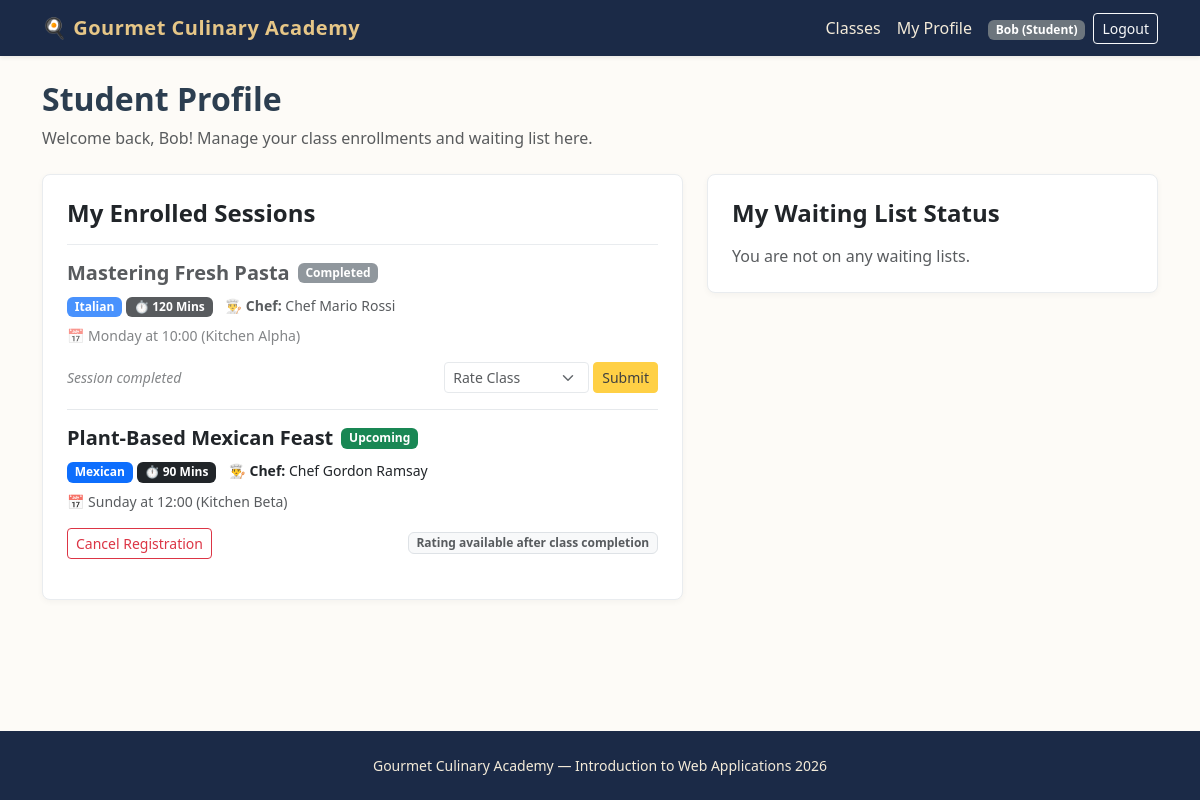
Page /student/profile (signed in) on the committed database.
### tables this page shows
CREATE TABLE users (
    id INTEGER PRIMARY KEY AUTOINCREMENT,
    email TEXT UNIQUE NOT NULL,
    first_name TEXT NOT NULL,
    last_name TEXT NOT NULL,
    password TEXT NOT NULL,
    role TEXT NOT NULL CHECK(role IN ('Manager', 'Student'))
);

CREATE TABLE enrollments (
    id INTEGER PRIMARY KEY AUTOINCREMENT,
    student_id INTEGER NOT NULL,
    session_id INTEGER NOT NULL,
    FOREIGN KEY (student_id) REFERENCES users(id) ON DELETE CASCADE,
    FOREIGN KEY (session_id) REFERENCES class_sessions(id) ON DELETE CASCADE,
    UNIQUE(student_id, session_id)
);

CREATE TABLE cooking_classes (
    id INTEGER PRIMARY KEY AUTOINCREMENT,
    manager_id INTEGER NOT NULL,
    title TEXT NOT NULL UNIQUE,
    cuisine TEXT NOT NULL,
    difficulty TEXT NOT NULL CHECK(difficulty IN ('Beginner', 'Intermediate', 'Advanced')),
    duration INTEGER NOT NULL,
    dietary_category TEXT NOT NULL CHECK(dietary_category IN ('Standard', 'Vegetarian', 'Vegan', 'Gluten-free')),
    chef_name TEXT NOT NULL,
    ingredients TEXT NOT NULL, -- Virgülle ayrılmış en az 4 malzeme
    description TEXT NOT NULL,
    photo_1 TEXT NOT NULL,
    photo_2 TEXT NOT NULL,
    photo_3 TEXT NOT NULL,
    FOREIGN KEY (manager_id) REFERENCES users(id) ON DELETE CASCADE
);

CREATE TABLE class_sessions (
    id INTEGER PRIMARY KEY AUTOINCREMENT,
    class_id INTEGER NOT NULL,
    day_of_week TEXT NOT NULL CHECK(day_of_week IN ('Monday', 'Tuesday', 'Wednesday', 'Thursday', 'Friday', 'Saturday', 'Sunday')),
    start_time TEXT NOT NULL, -- HH:MM formatında
    kitchen_name TEXT NOT NULL,
    max_capacity INTEGER NOT NULL DEFAULT 10,
    FOREIGN KEY (class_id) REFERENCES cooking_classes(id) ON DELETE CASCADE
);

### routes/student_routes.py (the view)
@student_bp.route("/profile")
@login_required
def profile():
    raw_enrollments = get_student_enrollments(current_user.id)
    waiting_sessions = get_student_waiting_list(current_user.id)
    processed_enrollments = []
    print("\n--- DEBUG START ---")
    sim_now = get_current_simulated_datetime()
    print(f"1. SIMULE ZAMAN: {sim_now} (Day Index: {sim_now.isoweekday()})")
    for item in raw_enrollments:
        enroll_data = dict(item)
        day = enroll_data.get("day_of_week")
        time_str = enroll_data.get("start_time")
        is_past_val = is_session_past(day, time_str)
        enroll_data["is_past"] = is_past_val
        enroll_data["can_cancel"] = can_cancel_enrollment(day, time_str)
        print(
            f"2. DERS: {enroll_data.get('class_title')} | "
            f"Gun: '{day}' | Saat: '{time_str}' | "
            f"is_past sonucu: {is_past_val}"
        )
        processed_enrollments.append(enroll_data)
    print("--- DEBUG END ---\n")
    return render_template(
        "student/profile.html",
        enrollments=processed_enrollments,
        waiting_sessions=waiting_sessions,
    )

### app.py (called while the page is built)
@app.after_request
def add_header(response):
    response.headers["Cache-Control"] = (
        "no-store, no-cache, must-revalidate, post-check=0, pre-check=0, max-age=0"
    )
    response.headers["Pragma"] = "no-cache"
    response.headers["Expires"] = "-1"
    return response

@login_manager.user_loader
def load_user(user_id):
    row = get_user_by_id(user_id)
    if row:
        return User(
            user_id=row["id"],
            email=row["email"],
            first_name=row["first_name"],
            last_name=row["last_name"],
            role=row["role"]
        )
    return None

### dao/enrollment_dao.py (called while the page is built)
def get_student_waiting_list(student_id):
    conn = get_db()
    cursor = conn.cursor()
    cursor.execute(
        """
        SELECT w.id AS waiting_id, w.session_id, s.day_of_week, s.start_time,
               c.title AS class_title, c.chef_name, c.duration,
               (
                   SELECT COUNT(*) + 1
                   FROM waiting_list w2
                   WHERE w2.session_id = w.session_id AND w2.joined_at < w.joined_at
               ) AS position
        FROM waiting_list w
        JOIN class_sessions s ON w.session_id = s.id
        JOIN cooking_classes c ON s.class_id = c.id
        WHERE w.student_id = ?
        ORDER BY w.joined_at ASC
    """,
        (student_id,),
    )
    waiting_list = cursor.fetchall()
    close_db(conn)
    return waiting_list

### dao/user_dao.py (called while the page is built)
def get_user_by_id(user_id):
    conn = get_db()
    cursor = conn.cursor()
    cursor.execute("SELECT * FROM users WHERE id = ?", (user_id,))
    user = cursor.fetchone()
    close_db(conn)
    return user

### database/database.py (called while the page is built)
def get_db():
    conn = sqlite3.connect(DATABASE, timeout=10.0)
    conn.row_factory = sqlite3.Row
    conn.execute("PRAGMA foreign_keys = ON")
    return conn

### routes/student_routes.py (called while the page is built)
@student_bp.before_request
@login_required
def check_student_role():
    if current_user.role != "Student":
        flash("Access denied. Student privileges required.", "danger")
        return redirect(url_for("home.index"))

### utils.py (called while the page is built)
def can_cancel_enrollment(session_day, session_start_time):
    sim_now = get_current_simulated_datetime()
    session_dt = get_next_session_datetime(session_day, session_start_time)
    if sim_now >= session_dt:
        return False
    time_difference = session_dt - sim_now
    return time_difference.total_seconds() >= 12 * 3600

### templates/student/profile.html (shortened to what this page needs)
{% extends "base.html" %}
{% block content %}
<header class="mb-4">
    <h1 class="h2 fw-bold">Student Profile</h1>
    <p class="text-muted">Welcome back, {{ current_user.first_name }}! Manage your class enrollments and waiting list here.</p>
</header>
<div class="row g-4">
    <section class="col-lg-7">
        <div class="card card-culinary p-4 mb-4">
            <h2 class="h4 fw-bold mb-3">My Enrolled Sessions</h2>
            {% if enrollments %}
                <div class="list-group list-group-flush">
                    {% for e in enrollments %}
                        <div class="list-group-item bg-transparent px-0 py-3 {{ 'opacity-75' if e.is_past else '' }}">
                            <div class="d-flex justify-content-between align-items-start mb-2">
                                <div>
                                    <div class="d-flex align-items-center gap-2 mb-1">
                                        <h3 class="h5 fw-bold mb-0">{{ e.class_title }}</h3>
                                        {% if e.is_past %}
                                            <span class="badge bg-secondary">Completed</span>
                                        {% else %}
                                            <span class="badge bg-success">Upcoming</span>
                                        {% endif %}
                                    </div>
                                    <div class="mb-2 mt-2">
                                        <span class="badge bg-primary">{{ e.cuisine }}</span>
                                        {% if e.duration %}
                                            <span class="badge bg-dark">⏱️ {{ e.duration }} Mins</span>
                                        {% endif %}
                                        <span class="small text-dark ms-2">👨‍🍳 <strong>Chef:</strong> {{ e.chef_name }}</span>
                                    </div>
                                    <div class="text-muted small">
                                        📅 {{ e.day_of_week }} at {{ e.start_time[:5] if e.start_time else e.start_time }} ({{ e.kitchen_name }})
                                    </div>
                                </div>
                            </div>
                            <div class="d-flex justify-content-between align-items-center mt-3 flex-wrap gap-2">
                                {% if e.is_past %}
                                    <span class="text-muted small"><i>Session completed</i></span>
                                    {% if e.user_score %}
                                        <span class="badge bg-info text-dark">Your Rating: ⭐ {{ e.user_score }}/5</span>
                                    {% else %}
                                        <form method="post" action="{{ url_for('student.rate_session', session_id=e.session_id) }}" class="d-flex align-items-center gap-1">
                                            <select name="score" class="form-select form-select-sm" required>
                                                <option value="" disabled selected>Rate Class</option>
                                            </select>
                                            <button type="submit" class="btn btn-sm btn-warning">Submit</button>
                                        </form>
                                    {% endif %}
                                {% else %}
                                    <form method="post" action="{{ url_for('student.cancel', session_id=e.session_id) }}">
                                        <button type="submit" class="btn btn-sm btn-outline-danger" onclick="return confirm('Are you sure you want to cancel this enrollment?')">Cancel Registration</button>
                                    </form>
                                    <span class="badge bg-light text-muted border">Rating available after class completion</span>
                                {% endif %}
                            </div>
                        </div>
                    {% endfor %}
                </div>
            {% else %}
                <p class="text-muted mb-0">You are not currently enrolled in any cooking classes.</p>
            {% endif %}
        </div>
    </section>
    <section class="col-lg-5">
        <div class="card card-culinary p-4">
            <h2 class="h4 fw-bold mb-3">My Waiting List Status</h2>
            {% if waiting_sessions %}
                <div class="list-group list-group-flush">
                    {% for w in waiting_sessions %}
                        <div class="list-group-item bg-transparent px-0 py-3">
                            <h3 class="h6 fw-bold mb-1">{{ w.class_title }}</h3>
                            <div class="mb-2">
                                {% if w.duration %}
                                    <span class="badge bg-dark small p-1">⏱️ {{ w.duration }} Mins</span>
                                {% endif %}
                                <span class="small text-dark ms-1">👨‍🍳 <strong>Chef:</strong> {{ w.chef_name }}</span>
                            </div>
                            <p class="small text-muted mb-2">📅 {{ w.day_of_week }} at {{ w.start_time[:5] if w.start_time else w.start_time }}</p>
                            <div class="d-flex justify-content-between align-items-center">
                                <span class="badge bg-warning text-dark">Queue Position: #{{ w.position }}</span>
                                <form method="post" action="{{ url_for('student.leave_waiting', session_id=w.session_id) }}">
                                    <button type="submit" class="btn btn-sm btn-link text-danger p-0 text-decoration-none">Leave List</button>
                                </form>
                            </div>
                        </div>
                    {% endfor %}
                </div>
            {% else %}
                <p class="text-muted mb-0">You are not on any waiting lists.</p>
            {% endif %}
        </div>
    </section>
</div>
{% endblock %}

### templates/base.html (shortened to what this page needs)
<!DOCTYPE html>
<html lang="en">
<head>
    <link href="https://cdn.jsdelivr.net/npm/bootstrap@5.3.3/dist/css/bootstrap.min.css" rel="stylesheet">
    <link rel="stylesheet" href="{{ url_for('static', filename='css/style.css') }}">
</head>
<body>
    <header>
        <nav class="navbar navbar-expand-lg navbar-dark bg-culinary shadow-sm">
            <div class="container">
                <a class="navbar-brand" href="{{ url_for('home.index') }}">🍳 Gourmet Culinary Academy</a>
                <section class="collapse navbar-collapse" id="mainNav">
                    <ul class="navbar-nav ms-auto align-items-center">
                        <li class="nav-item">
                            <a class="nav-link" href="{{ url_for('home.index') }}">Classes</a>
                        </li>
                        {% if current_user.is_authenticated %}
                            {% if current_user.role == 'Manager' %}
                                <li class="nav-item">
                                    <a class="nav-link" href="{{ url_for('manager.dashboard') }}">Dashboard</a>
                                </li>
                                <li class="nav-item">
                                    <a class="nav-link" href="{{ url_for('manager.create_class') }}">New Class</a>
                                </li>
                            {% else %}
                                <li class="nav-item">
                                    <a class="nav-link" href="{{ url_for('student.profile') }}">My Profile</a>
                                </li>
                            {% endif %}
                            <li class="nav-item ms-lg-2">
                                <span class="badge bg-secondary">{{ current_user.first_name }} ({{ current_user.role }})</span>
                            </li>
                            <li class="nav-item ms-lg-2">
                                <a class="btn btn-sm btn-outline-light" href="{{ url_for('auth.logout') }}">Logout</a>
                            </li>
                        {% endif %}
                    </ul>
                </section>
            </div>
        </nav>
    </header>
    <main class="container py-4">
        {% block content %}{% endblock %}
    </main>
    <footer class="site-footer text-center py-4 mt-auto">
        <div class="container">
            <p class="mb-0 small">Gourmet Culinary Academy — Introduction to Web Applications 2026</p>
        </div>
    </footer>
</body>
</html>

### static/css/style.css (style rules this page uses)
body { background-color: #fdfbf7; color: #2c3e50; font-family: "Segoe UI", Tahoma, Geneva, Verdana, sans-serif; min-height: 100vh; display: flex; flex-direction: column; }
main { flex: 1; }
.bg-culinary { background-color: #1b2a47; }
.navbar-dark .navbar-brand { color: #e6c687; font-weight: 700; letter-spacing: 0.5px; }
.navbar-dark .nav-link { color: #f4ebd9; }
.card-culinary { border: 1px solid #e9ecef; border-radius: 8px; transition: transform 0.15s ease, box-shadow 0.15s ease; box-shadow: 0 2px 6px rgba(0,0,0,0.04); }
.site-footer { background-color: #1b2a47; color: #f4ebd9; }

### rows in the picture
users: first_name "Bob", role "Student"
enrollments: class_title "Mastering Fresh Pasta", shows "Completed", cuisine "Italian", duration "120", chef_name "Chef Mario Rossi", day_of_week "Monday", start_time "10:00", kitchen_name "Kitchen Alpha"
enrollments: class_title "Plant-Based Mexican Feast", shows "Upcoming", cuisine "Mexican", duration "90", chef_name "Chef Gordon Ramsay", day_of_week "Sunday", start_time "12:00", kitchen_name "Kitchen Beta"
